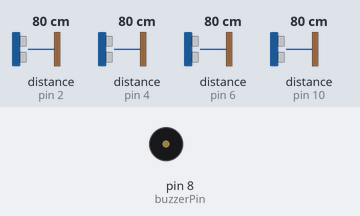
A sketch run on a simulated Arduino Uno, built with avr-gcc and run on an emulated ATmega328P. Parts: buzzer (waves = sounding). Wiring (inferred from the names in the program): 4 × ultrasonic range finder: trigger pin 3, echo pin 2 / trigger pin 5, echo pin 4 / trigger pin 7, echo pin 6 / trigger pin 11, echo pin 10. The test bench sets the inputs (shaded band); at power-on: distance to the obstacle (sensors on pin 2, pin 4, pin 6, pin 10) 80 cm. The echo pulse lasts 58.3 µs per cm.

Above: at 1.2 s.
1.3 s: distance to the obstacle (sensor on pin 2) set to 55 cm
2.8 s: distance to the obstacle (sensor on pin 2) set to 45 cm
At 3.31 s:
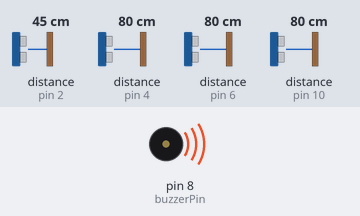
5.8 s: distance to the obstacle (sensor on pin 4) set to 2 cm
At 6.63 s:
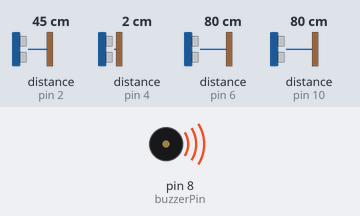
8.8 s: distance to the obstacle (sensor on pin 4) set to 35 cm
At 9.13 s:
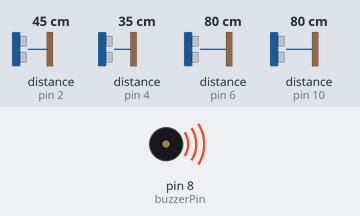
11.8 s: distance to the obstacle (sensor on pin 6) set to 9 cm
Timing chart, 0 to 15.8 s (numbered marks = the images above; inputs shaded):
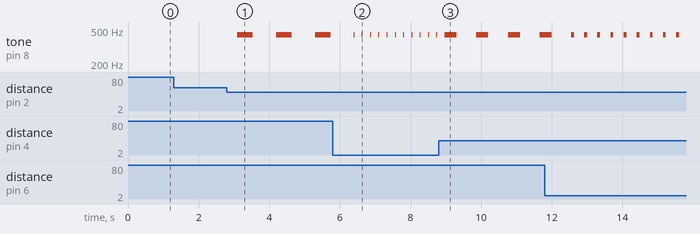

The sketch:

AFO-PROTEZ.ino
```cpp
// Sensör Pin Tanımları
#define echoPin1 6
#define trigPin1 7
#define echoPin2 10
#define trigPin2 11
#define echoPin3 2
#define trigPin3 3
#define echoPin4 4
#define trigPin4 5
#define buzzerPin 8

// Mesafe sınırları (cm cinsinden)
int maximumRange = 50;
int minimumRange = 0;

void setup() {
  // Birinci sensör pinleri
  pinMode(trigPin1, OUTPUT);
  pinMode(echoPin1, INPUT);

  // İkinci sensör pinleri
  pinMode(trigPin2, OUTPUT);
  pinMode(echoPin2, INPUT);

  // Üçüncü sensör pinleri
  pinMode(trigPin3, OUTPUT);
  pinMode(echoPin3, INPUT);

  // Dördüncü sensör pinleri
  pinMode(trigPin4, OUTPUT);
  pinMode(echoPin4, INPUT);

  // Buzzer pini
  pinMode(buzzerPin, OUTPUT);
}

void loop() {
  // Her sensörden mesafe ölçümü
  int distance1 = mesafe(trigPin1, echoPin1, maximumRange, minimumRange);
  int distance2 = mesafe(trigPin2, echoPin2, maximumRange, minimumRange);
  int distance3 = mesafe(trigPin3, echoPin3, maximumRange, minimumRange);
  int distance4 = mesafe(trigPin4, echoPin4, maximumRange, minimumRange);

  // Ölçümleri bir diziye atayalım
  int distances[4] = {distance1, distance2, distance3, distance4};
  int minDistance = 0;

  // En küçük (geçerli) mesafeyi bulalım
  for (int i = 0; i < 4; i++) {
    if (distances[i] != 0) {  // 0 değeri, geçersiz ölçüm anlamına gelir
      if (minDistance == 0 || distances[i] < minDistance) {
        minDistance = distances[i];
      }
    }
  }

  // Eğer geçerli bir mesafe varsa, buzzer'ı bu mesafeye göre çalıştır
  if (minDistance != 0) {
    melodi(minDistance * 10);
  } else {
    // Geçerli ölçüm yoksa kısa bir süre bekle
    delay(100);
  }
}

// Belirtilen trig ve echo pinleriyle mesafe ölçümü yapan fonksiyon
int mesafe(int trig, int echo, int maxrange, int minrange) {
  long duration;
  int distance;

  digitalWrite(trig, LOW);
  delayMicroseconds(2);
  digitalWrite(trig, HIGH);
  delayMicroseconds(10);
  digitalWrite(trig, LOW);

  duration = pulseIn(echo, HIGH);
  distance = duration / 58.2;  // cm cinsinden mesafe hesaplaması
  delay(50);

  // Ölçüm sınırlarının dışında kalan değerleri geçersiz sayıyoruz
  if (distance >= maxrange || distance <= minrange)
    return 0;

  return distance;
}

// Buzzer için basit melodi oluşturma fonksiyonu
int melodi(int dly) {
  tone(buzzerPin, 440);  // 440 Hz sesi çal
  delay(dly);
  noTone(buzzerPin);
  delay(dly);
}
```

Measured:
- the behaviour switches between 51 and 50 cm on distance to the obstacle (sensor on pin 2) (found by bisection; images 0 and 1)
- after the input at 1.3 s, every drawn part: stays the same
- after the input at 2.8 s, tone on pin 8 (buzzerPin): alternates 440 Hz for 0.44 s and silent for 0.66 s, starting after 0.30 s
- after the input at 5.8 s, tone on pin 8 (buzzerPin): alternates 440 Hz for 0.01 s and silent for 0.22 s, starting after 0.60 s
- after the input at 8.8 s, tone on pin 8 (buzzerPin): alternates 440 Hz for 0.34 s and silent for 0.56 s, starting after 0.51 s
